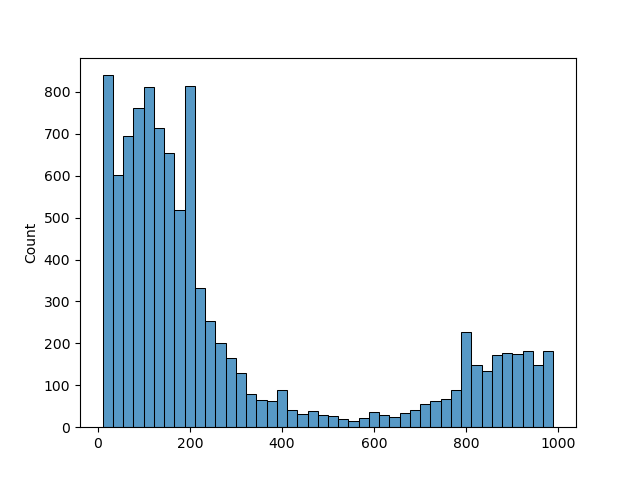

Here is the Python script that generated this plot:
import numpy as np
import matplotlib.pyplot as plt
# import matplotlib.animation as animation
from q4_framework import generate_rate_table, create_intervals, generate_free_energy, simulate_steps
import seaborn as sns


L = 10
x0 = 50 * L
number_of_intervals = 100

n_steps = 7000
x_start = 10*L

n_simulations = 10000
last_x_hist = np.zeros(n_simulations)

for i in range(n_simulations):
    pos_hist, x_hist = simulate_steps(x0, L, x_start, number_of_intervals, n_steps)
    last_x_hist[i] = x_hist[-1]

fig, ax = plt.subplots()
sns.histplot(data=last_x_hist, stat='count')
fig.savefig('q4_4.png')

fig.clear()
# plt.xlabel('x')
# plt.ylabel('U/kT')
# plt.plot(intervals, table_function, label="Free energy")
# points, = ax.plot(intervals[i_start], point_function[i_start], 'o')
